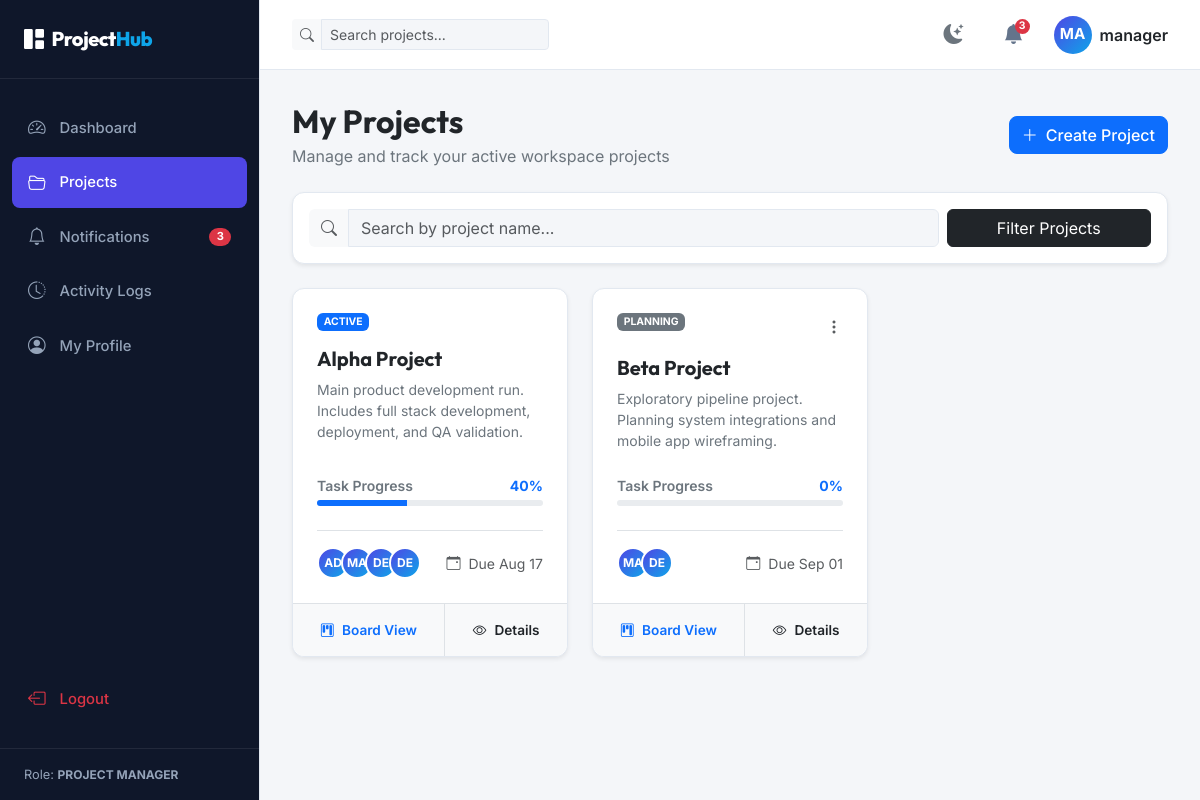
/projects/ (signed in), run on the app's committed database.
### management_app/models.py (models this page shows, shortened)
class CustomUser(AbstractUser):
    ROLE_CHOICES = (
        ('ADMIN', 'Admin'),
        ('PROJECT_MANAGER', 'Project Manager'),
        ('TEAM_MEMBER', 'Team Member'),
    )
    role = models.CharField(max_length=20, choices=ROLE_CHOICES, default='TEAM_MEMBER')
    full_name = models.CharField(max_length=255, blank=True)
    profile_picture = models.ImageField(upload_to='profile_pics/', blank=True, null=True)

class Project(models.Model):
    STATUS_CHOICES = (
        ('PLANNING', 'Planning'),
        ('ACTIVE', 'Active'),
        ('COMPLETED', 'Completed'),
    )
    name = models.CharField(max_length=255)
    description = models.TextField(blank=True)
    created_by = models.ForeignKey(CustomUser, on_delete=models.CASCADE, related_name='created_projects')
    start_date = models.DateField()
    end_date = models.DateField()
    status = models.CharField(max_length=20, choices=STATUS_CHOICES, default='PLANNING')
    members = models.ManyToManyField(CustomUser, related_name='projects')

### management_app/views.py (the view)
# urls.py: path('projects/', views.projects_list_view, name='projects'),
@login_required
def projects_list_view(request):
    query = request.GET.get('search', '')
    projects = Project.objects.filter(members=request.user)
    if query:
        projects = projects.filter(name__icontains=query)
    for project in projects:
        total_tasks = project.tasks.count()
        completed_tasks = project.tasks.filter(status='COMPLETED').count()
        project.progress = int((completed_tasks / total_tasks * 100)) if total_tasks > 0 else 0
    return render(request, 'projects.html', {'projects': projects, 'search_query': query})

### templates/projects.html (shortened to what this page needs)
{% extends 'base.html' %}
{% block content %}
<div class="container-fluid px-0">
    <div class="d-flex justify-content-between align-items-center mb-4">
        <div>
            <h2 class="fw-bold text-dark mb-1">My Projects</h2>
            <p class="text-secondary mb-0">Manage and track your active workspace projects</p>
        </div>
        <a href="{% url 'create_project' %}" class="btn btn-primary d-flex align-items-center gap-2" style="border-radius: 8px; font-weight: 500;">
            <i class="bi bi-plus-lg"></i> Create Project
        </a>
    </div>
    <div class="card shadow-sm border-0 mb-4" style="border-radius: 12px;">
        <div class="card-body p-3">
            <form method="GET" action="{% url 'projects' %}" class="row g-2">
                <div class="col-md-9">
                    <div class="input-group">
                        <span class="input-group-text bg-light border-0"><i class="bi bi-search text-muted"></i></span>
                        <input type="text" name="search" class="form-control bg-light border-0" placeholder="Search by project name..." value="{{ search_query|default:'' }}">
                    </div>
                </div>
                <div class="col-md-3">
                    <button type="submit" class="btn btn-dark w-100" style="border-radius: 6px;">Filter Projects</button>
                </div>
            </form>
        </div>
    </div>
    {% if projects %}
    <div class="row g-4">
        {% for project in projects %}
        <div class="col-md-6 col-lg-4">
            <div class="card h-100 shadow-sm border-0" style="border-radius: 12px; transition: transform 0.2s;">
                <div class="card-body p-4 d-flex flex-column">
                    <div class="d-flex justify-content-between align-items-start mb-3">
                        <span class="badge text-bg-{% if project.status == 'PLANNING' %}secondary{% elif project.status == 'ACTIVE' %}primary{% else %}success{% endif %} text-uppercase" style="font-size: 0.65rem;">
                            {{ project.get_status_display }}
                        </span>
                        {% if project.created_by == user or user.role == 'ADMIN' %}
                        <div class="dropdown">
                            <button class="btn btn-link text-muted p-0" id="projMenu_{{ project.id }}" data-bs-toggle="dropdown" aria-expanded="false">
                                <i class="bi bi-three-dots-vertical"></i>
                            </button>
                        </div>
                        {% endif %}
                    </div>
                    <h5 class="fw-bold mb-2">
                        <a href="{% url 'project_detail' project.id %}" class="text-dark text-decoration-none">{{ project.name }}</a>
                    </h5>
                    <p class="text-secondary small mb-4 flex-grow-1" style="display: -webkit-box; -webkit-line-clamp: 3; -webkit-box-orient: vertical; overflow: hidden;">
                        {{ project.description|default:"No description provided." }}
                    </p>
                    <div class="mb-4">
                        <div class="d-flex justify-content-between align-items-center mb-1">
                            <span class="small text-secondary fw-semibold">Task Progress</span>
                            <span class="small fw-bold text-primary">{{ project.progress }}%</span>
                        </div>
                        <div class="progress" style="height: 6px; border-radius: 10px;">
                            <div class="progress-bar bg-primary" role="progressbar" style="width: {{ project.progress }}%;" aria-valuenow="{{ project.progress }}" aria-valuemin="0" aria-valuemax="100"></div>
                        </div>
                    </div>
                    <div class="d-flex align-items-center justify-content-between mt-auto pt-3 border-top">
                        <div class="member-circle-list">
                            {% for member in project.members.all|slice:":4" %}
                                <div class="member-circle" title="{{ member.username }}" style="background: linear-gradient(135deg, #4f46e5, #0ea5e9);">
                                    {{ member.username|slice:":2"|upper }}
                                </div>
                            {% endfor %}
                        </div>
                        <div class="text-muted small">
                            <i class="bi bi-calendar-event me-1"></i> Due {{ project.end_date|date:"M d" }}
                        </div>
                    </div>
                </div>
                <div class="card-footer bg-light border-top p-0" style="border-bottom-left-radius: 12px; border-bottom-right-radius: 12px;">
                    <div class="d-flex text-center">
                        <a href="{% url 'project_board' project.id %}" class="flex-grow-1 py-3 text-primary text-decoration-none fw-semibold border-end hover-bg-light" style="font-size: 0.85rem;"><i class="bi bi-kanban me-2"></i>Board View</a>
                        <a href="{% url 'project_detail' project.id %}" class="flex-grow-1 py-3 text-dark text-decoration-none fw-semibold hover-bg-light" style="font-size: 0.85rem;"><i class="bi bi-eye me-2"></i>Details</a>
                    </div>
                </div>
            </div>
        </div>
        {% endfor %}
    </div>
    {% endif %}
</div>
{% endblock %}

### templates/base.html (shortened to what this page needs)
{% load static %}
<!DOCTYPE html>
<html lang="en">
<head>
    <link href="https://cdn.jsdelivr.net/npm/bootstrap@5.3.0/dist/css/bootstrap.min.css" rel="stylesheet">
    <link rel="stylesheet" href="https://cdn.jsdelivr.net/npm/bootstrap-icons@1.10.5/font/bootstrap-icons.css">
    <link rel="stylesheet" href="{% static 'css/style.css' %}">
</head>
<body>
    <div class="app-wrapper">
        {% if user.is_authenticated %}
        <aside class="app-sidebar">
            <div class="sidebar-header">
                <div class="sidebar-logo">
                    <i class="bi bi-grid-1x2-fill me-2"></i>Project<span>Hub</span>
                </div>
            </div>
            <ul class="sidebar-menu">
                <li>
                    <a href="{% url 'dashboard' %}"
                        class="menu-item-link {% if request.resolver_match.url_name == 'dashboard' or request.resolver_match.url_name == 'dashboard_alias' %}active{% endif %}">
                        <i class="bi bi-speedometer2"></i>
                        <span>Dashboard</span>
                    </a>
                </li>
                <li>
                    <a href="{% url 'projects' %}"
                        class="menu-item-link {% if request.resolver_match.url_name == 'projects' or 'project' in request.resolver_match.url_name %}active{% endif %}">
                        <i class="bi bi-folder2-open"></i>
                        <span>Projects</span>
                    </a>
                </li>
                <li>
                    <a href="{% url 'notifications' %}"
                        class="menu-item-link {% if request.resolver_match.url_name == 'notifications' %}active{% endif %}">
                        <i class="bi bi-bell"></i>
                        <span>Notifications</span>
                        <span class="badge bg-danger rounded-pill ms-auto notification-badge"
                            style="display:none;"></span>
                    </a>
                </li>
                <li>
                    <a href="{% url 'activity_logs' %}"
                        class="menu-item-link {% if request.resolver_match.url_name == 'activity_logs' %}active{% endif %}">
                        <i class="bi bi-clock-history"></i>
                        <span>Activity Logs</span>
                    </a>
                </li>
                <li>
                    <a href="{% url 'profile' %}"
                        class="menu-item-link {% if request.resolver_match.url_name == 'profile' %}active{% endif %}">
                        <i class="bi bi-person-circle"></i>
                        <span>My Profile</span>
                    </a>
                </li>
                <li class="mt-auto">
                    <a href="{% url 'logout' %}" class="menu-item-link text-danger">
                        <i class="bi bi-box-arrow-left"></i>
                        <span>Logout</span>
                    </a>
                </li>
            </ul>
            <div class="sidebar-footer">
                <span>Role: <strong class="text-uppercase" style="font-size: 0.75rem;">{{ user.get_role_display }}</strong></span>
            </div>
        </aside>
        {% endif %}
        <main class="app-content">
            {% if user.is_authenticated %}
            <nav class="app-navbar">
                <div class="d-flex align-items-center gap-3">
                    <form class="navbar-search" method="GET" action="{% url 'projects' %}">
                        <div class="input-group input-group-sm">
                            <span class="input-group-text bg-light border-0"><i
                                    class="bi bi-search text-muted"></i></span>
                            <input type="text" name="search" class="form-control bg-light border-0"
                                placeholder="Search projects..." value="{{ search_query|default:'' }}">
                        </div>
                    </form>
                </div>
                <div class="navbar-actions">
                    <button class="navbar-icon-btn" id="theme-toggle-btn" title="Toggle Theme">
                        <i class="bi bi-moon-stars-fill text-secondary"></i>
                    </button>
                    <div class="dropdown">
                        <button class="navbar-icon-btn" id="notificationsDropdown" data-bs-toggle="dropdown"
                            aria-expanded="false">
                            <i class="bi bi-bell-fill"></i>
                            <span class="badge bg-danger rounded-pill badge-pill notification-badge"
                                style="display:none;"></span>
                        </button>
                    </div>
                    <div class="dropdown">
                        <button class="btn btn-link p-0 border-0 d-flex align-items-center gap-2 text-decoration-none"
                            id="userProfileDropdown" data-bs-toggle="dropdown" aria-expanded="false">
                            {% if user.profile_picture %}
                            <img src="{{ user.profile_picture.url }}" alt="Profile" class="rounded-circle border"
                                style="width: 38px; height: 38px; object-fit: cover;">
                            {% else %}
                            <div class="user-avatar-initials">
                                {{ user.username|slice:":2"|upper }}
                            </div>
                            {% endif %}
                            <span class="d-none d-md-inline fw-semibold text-dark">{{ user.username }}</span>
                        </button>
                    </div>
                </div>
            </nav>
            {% endif %}
            <div class="page-container">
                {% block content %}{% endblock %}
            </div>
        </main>
    </div>
</body>
</html>

### data on the page
CustomUser: role "PROJECT MANAGER", username "MA", username "manager"
Project: status "ACTIVE", name "Alpha Project", description "Main product development run. Includes full stack development, deployment, and QA validation.", progress "40", end_date "Aug 17"
CustomUser: username "AD"
CustomUser: username "DE"
CustomUser: username "DE"
Project: status "PLANNING", name "Beta Project", description "Exploratory pipeline project. Planning system integrations and mobile app wireframing.", progress "0", end_date "Sep 01"
